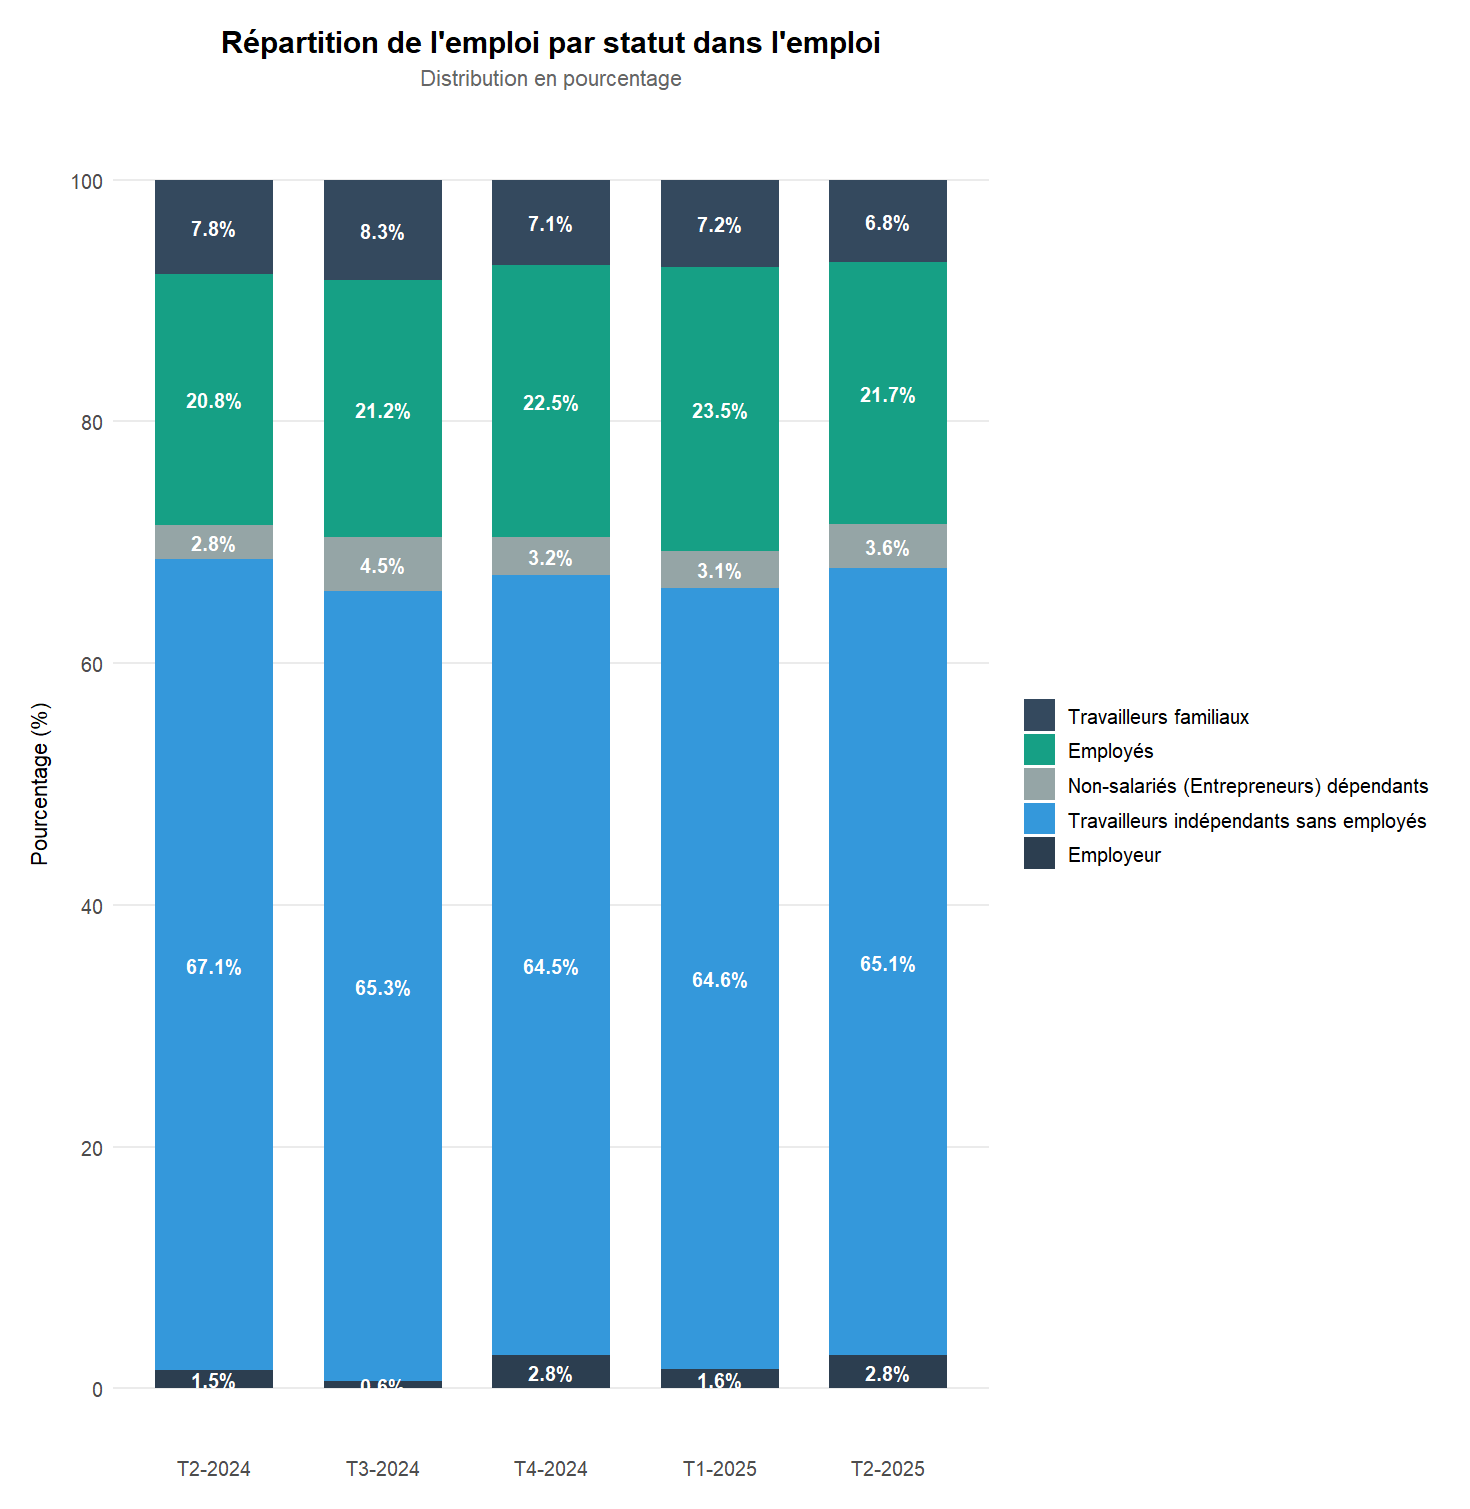

Here is the R script that generated this plot:
# Stacked Bar Chart 100% - Répartition de l'emploi par statut
# Load required libraries
library(ggplot2)
library(tidyr)

# Dataset
emploi_statut <- data.frame(
  Periode = factor(
    c("T2-2024", "T3-2024", "T4-2024", "T1-2025", "T2-2025"),
    levels = c("T2-2024", "T3-2024", "T4-2024", "T1-2025", "T2-2025")
  ),
  Employeur = c(1.49, 0.63, 2.76, 1.61, 2.77),
  Travailleurs_independants = c(67.14, 65.34, 64.50, 64.60, 65.08),
  Non_salaries_dependants = c(2.82, 4.48, 3.20, 3.08, 3.65),
  Employes = c(20.75, 21.21, 22.46, 23.48, 21.66),
  Travailleurs_familiaux = c(7.80, 8.34, 7.08, 7.23, 6.84)
)

# Transform data to long format
emploi_long <- emploi_statut %>%
  pivot_longer(cols = c(Employeur, Travailleurs_independants, Non_salaries_dependants, 
                        Employes, Travailleurs_familiaux), 
               names_to = "Statut", 
               values_to = "Pourcentage")

# Rename for display
emploi_long$Statut <- factor(emploi_long$Statut,
                             levels = c("Travailleurs_familiaux", "Employes", 
                                        "Non_salaries_dependants", "Travailleurs_independants", 
                                        "Employeur"),
                             labels = c("Travailleurs familiaux", "Employés", 
                                        "Non-salariés (Entrepreneurs) dépendants",
                                        "Travailleurs indépendants sans employés", 
                                        "Employeur"))

# Create stacked bar chart at 100%
p <- ggplot(emploi_long, aes(x = Periode, y = Pourcentage, fill = Statut)) +
  geom_bar(stat = "identity", width = 0.7, position = "stack") +
  geom_text(aes(label = paste0(sprintf("%.1f", Pourcentage), "%")), 
            position = position_stack(vjust = 0.5), 
            size = 7,
            color = "white",
            fontface = "bold") +
  scale_fill_manual(values = c("Employeur" = "#2C3E50", 
                               "Travailleurs indépendants sans employés" = "#3498DB", 
                               "Non-salariés (Entrepreneurs) dépendants" = "#95A5A6",
                               "Employés" = "#16A085",
                               "Travailleurs familiaux" = "#34495E")) +
  scale_y_continuous(limits = c(0, 100), breaks = seq(0, 100, 20)) +
  labs(title = "Répartition de l'emploi par statut dans l'emploi",
       subtitle = "Distribution en pourcentage",
       x = NULL,
       y = "Pourcentage (%)",
       fill = NULL) +
  theme_minimal() +
  theme(
    plot.title = element_text(size = 15, face = "bold", hjust = 0.5, margin = margin(b = 5)),
    plot.subtitle = element_text(size = 11, color = "gray40", hjust = 0.5, margin = margin(b = 15)),
    legend.position = "right",
    legend.text = element_text(size = 10),
    panel.grid.major.x = element_blank(),
    panel.grid.minor = element_blank(),
    axis.title.y = element_text(size = 15, margin = margin(r = 10)),
    axis.text = element_text(size = 10),
    plot.margin = margin(15, 15, 15, 15)
  )

print(p)
